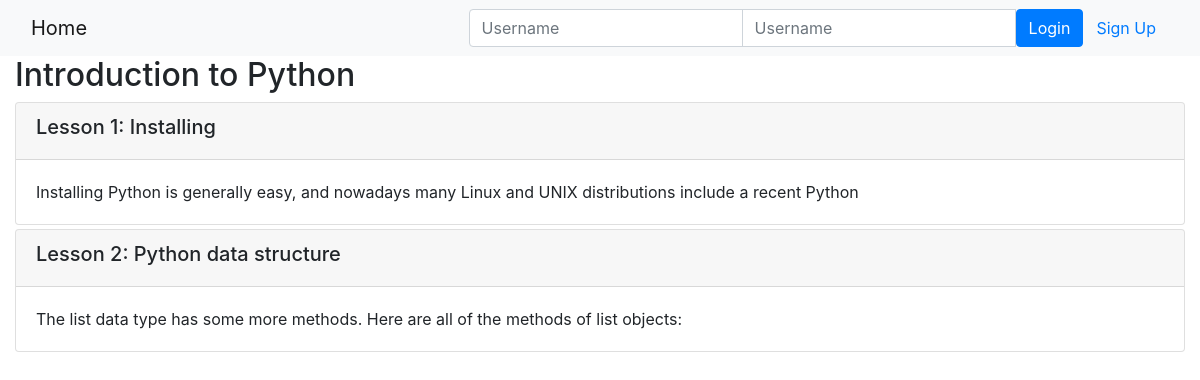
Page /onlinecourse/1/ on the committed database.
### onlinecourse/models.py (models this page shows, shortened)
class Course(models.Model):
    name = models.CharField(null=False, max_length=30, default='online course')
    image = models.ImageField(upload_to='course_images/')
    description = models.CharField(max_length=1000)
    pub_date = models.DateField(null=True)
    instructors = models.ManyToManyField(Instructor)
    users = models.ManyToManyField(settings.AUTH_USER_MODEL, through='Enrollment')
    total_enrollment = models.IntegerField(default=0)
    is_enrolled = False
    is_passed = False

class Lesson(models.Model):
    title = models.CharField(max_length=200, default="title")
    order = models.IntegerField(default=0)
    course = models.ForeignKey(Course, on_delete=models.CASCADE)
    content = models.TextField()

### onlinecourse/views.py (the view)
# urls.py: path('<int:pk>/', views.CourseDetailView.as_view(), name='course_details'),
class CourseDetailView(generic.DetailView):
    model = Course
    template_name = 'onlinecourse/course_detail_bootstrap.html'

### onlinecourse/templates/onlinecourse/course_detail_bootstrap.html (shortened to what this page needs)
<!DOCTYPE html>
<html lang="en">
<head>
     {% load static %}
    <link rel="stylesheet" href="https://maxcdn.bootstrapcdn.com/bootstrap/4.5.2/css/bootstrap.min.css">
</head>
<body>
    <nav class="navbar navbar-light bg-light">
        <div class="container-fluid">
            <div class="navbar-header">
                  <a class="navbar-brand" href="{% url 'onlinecourse:index' %}">Home</a>
            </div>
            <ul class="nav navbar-nav navbar-right">
                {% if user.is_authenticated %}
                <li>
                    <a class="btn btn-link" href="#">{{ user.first_name }}({{ user.username }})</a>
                    <a class="btn btn-link" href="{% url 'onlinecourse:logout' %}">Logout</a>
                </li>
                {% else %}
                <li>
                    <form class="form-inline" action="{% url 'onlinecourse:login' %}" method="post">
                        <div class="input-group">
                            <input type="text" class="form-control" placeholder="Username" name="username" >
                            <input type="password" class="form-control" placeholder="Username" name="psw" >
                            <button class="btn btn-primary" type="submit">Login</button>
                            <a class="btn btn-link" href="{% url 'onlinecourse:registration' %}">Sign Up</a>
                        </div>
                    </form>
                </li>
                {% endif %}
            </ul>
        </div>
    </nav>
    <div class="container-fluid">
            <h2>{{ course.name }}</h2>
            <div class="card-columns-vertical">
                {% for lesson in course.lesson_set.all %}
                    <div class="card mt-1">
                        <div class="card-header"><h5>Lesson {{lesson.order}}: {{lesson.title}}</h5></div>
                        <div class="card-body">{{lesson.content}}</div>
                    </div>
                </div>
                    {% endfor %}
</body>
</html>

### rows in the picture
Course: name "Introduction to Python"
Lesson: order "1", title "Installing", content "Installing Python is generally easy, and nowadays many Linux and UNIX distributions include a recent Python"
Lesson: order "2", title "Python data structure", content "The list data type has some more methods. Here are all of the methods of list objects:"
